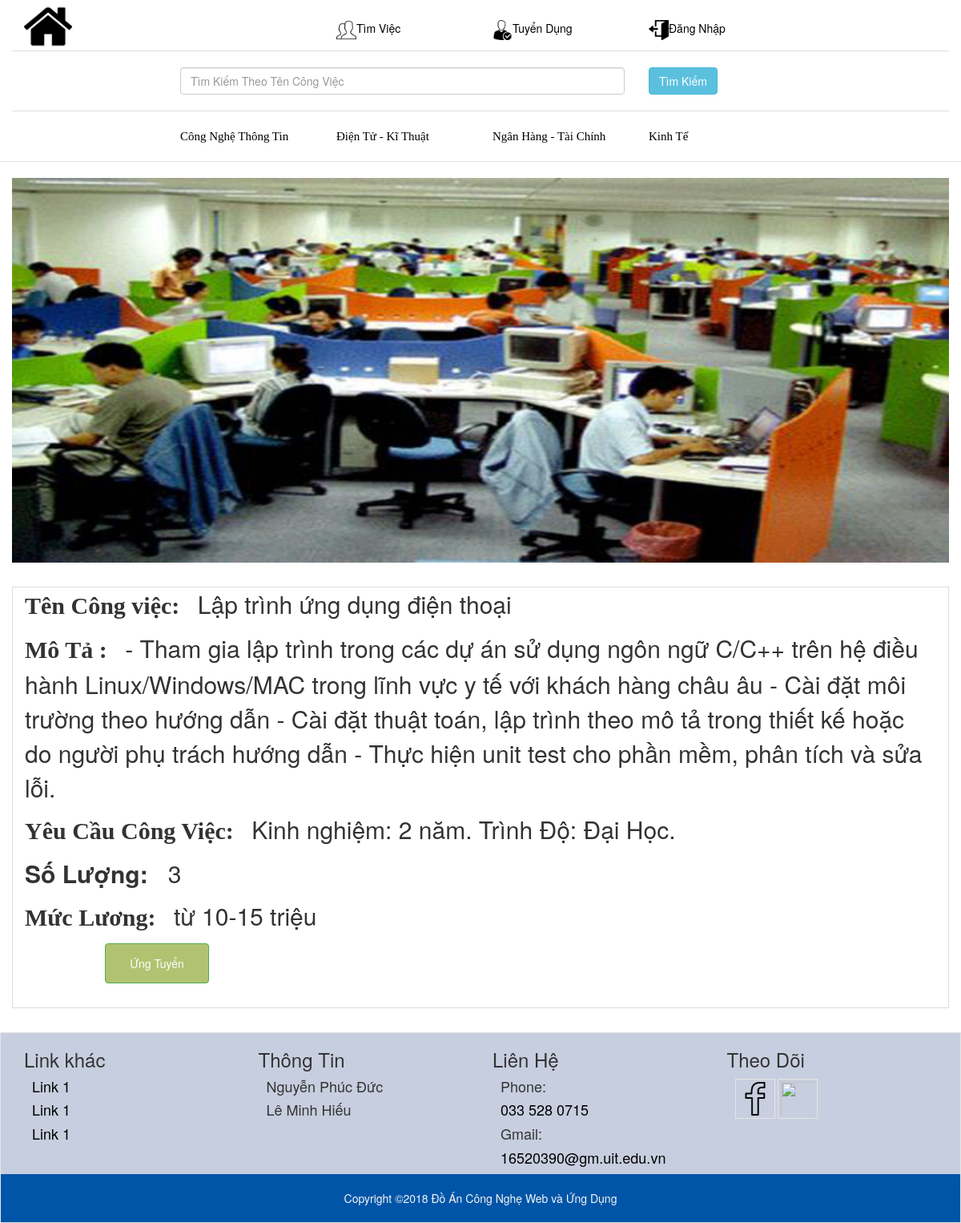
Page /congviec.php?idCongViec=1 on the committed database.
### tables this page shows
CREATE TABLE `congviec` (
  `MaCongViec` int(10) NOT NULL,
  `TenCongViec` varchar(255) NOT NULL,
  `MoTaCongViec` text NOT NULL,
  `MucLuongCongViec` varchar(255) NOT NULL,
  `YeuCauCongViec` text NOT NULL,
  `TinhChatCongViec` int(10) NOT NULL,
  `SoLuongCongViec` int(10) NOT NULL,
  `AnhCongViec` varchar(255) NOT NULL,
  `NganhCongViec` int(10) NOT NULL,
  `MaCongTy` int(10) NOT NULL
);

### congviec.php (the view, shortened to what this page needs)
<?php
include('header.php');
?>
<section>
	<div class="container">
		<div class="row">
		<?php
			$db = mysqli_connect("localhost","root","","dataweb");
						mysqli_set_charset($db, "utf8");
			$a = $_GET['idCongViec'];
			$result = mysqli_query($db,"SELECT * FROM congviec WHERE  MaCongViec = $a ");
			$result1 = mysqli_fetch_array($result);
			?>
			<img class="Anhheadder" alt="Profile" src="<?php echo $result1['AnhCongViec'];?>" >
			<div class="congviec_full">
				<div class="col-md-12 congviec_thongtin" >
					<p class="tencongviec"><b style="font-family: 'Charm', cursive;">Tên Công việc: &nbsp </b><?php echo $result1['TenCongViec'];?></p>
					<p><b style="font-family: 'Charm', cursive;">Mô Tả : &nbsp </b><?php echo $result1['MoTaCongViec'];?></p>
					<p><b style="font-family: 'Charm', cursive;">Yêu Cầu Công Việc: &nbsp </b><?php echo $result1['YeuCauCongViec'];?> </p>
					<p><b>Số Lượng: &nbsp </b> <?php echo $result1['SoLuongCongViec'];?></p>
					<p><b style="font-family: 'Charm', cursive;">Mức Lương: &nbsp </b><?php echo $result1['MucLuongCongViec'];?></p>
					<a href="/formNguoiXinViec.php?idMaCongViec=<?php echo $result1['MaCongViec']; ?>"><button type="button" style="margin-left:100px;background-color:#b1c371;"class="btn btn-success aaa" href="">Ứng Tuyển</button></a>
				</div>
			</div>
		</div>
	</div>
</section>
<?php
include('footer.php');
?>

### css/stylesCongTy.css (style rules this page uses)
.Anhheadder { padding-top: 20px; width:100%; height:500px; }

### css/stylesCongViec.css (style rules this page uses)
.Anhheadder { padding-top: 20px; width:100%; height:500px; }
.congviec_full { margin-top: 30px; }
.congviec_thongtin { font-size: 30px; border: 1px solid #ddd; padding-bottom: 30px; }
.aaa { height:50px; width: 130px; margin-left:200px; margin: auto; }

### rows in the picture
congviec: AnhCongViec (picture), TenCongViec "Lập trình ứng dụng điện thoại", MoTaCongViec "- Tham gia lập trình trong các dự án sử dụng ngôn ngữ C/C++ trên hệ điều hành Linux/Windows/MAC trong lĩnh vực y tế với khách hàng châu âu - Cài đặt môi trường theo hướng dẫn - Cài đặt thuật toán, lập trình theo mô tả trong thiết kế hoặc do người phụ trách hướng dẫn - Thực hiện unit test cho phần mềm, phân tích và sửa lỗi.", YeuCauCongViec "Kinh nghiệm: 2 năm. Trình Độ: Đại Học.", SoLuongCongViec "3", MucLuongCongViec "từ 10-15 triệu"
